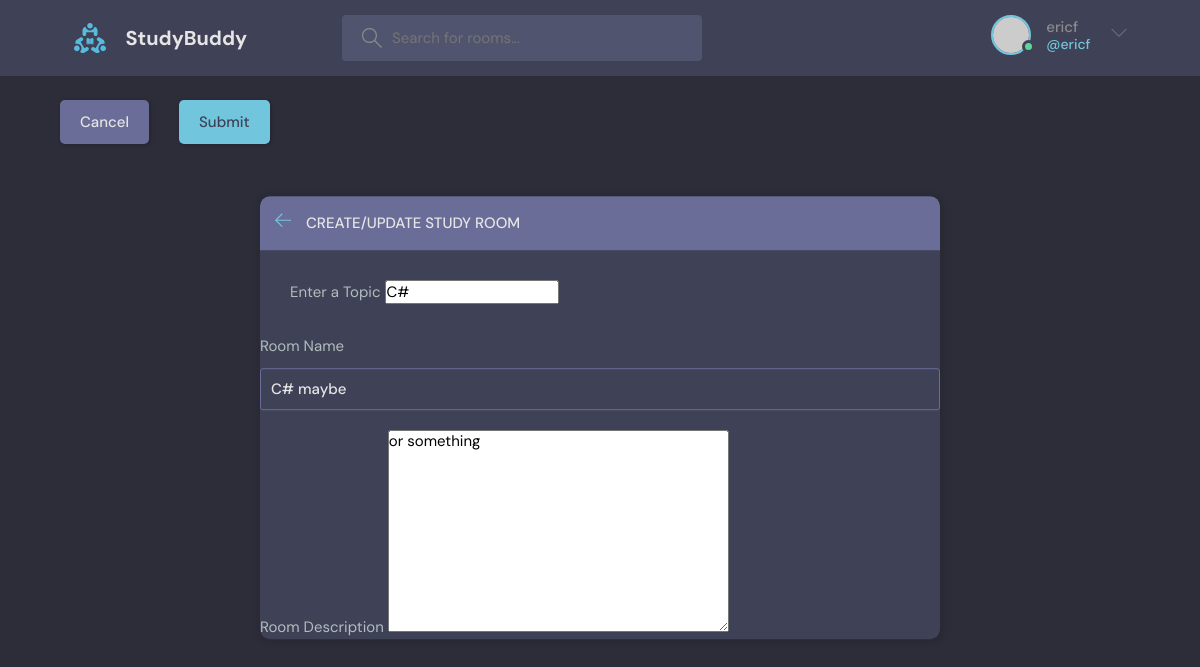
/update-room/8/ (signed in), run on the app's committed database.
### base/models.py (models this page shows, shortened)
class Room(models.Model):
    host = models.ForeignKey(User, on_delete=models.SET_NULL, null=True)
    topic = models.ForeignKey(Topic, on_delete=models.SET_NULL, null=True)
    name = models.CharField(max_length=200)
    description = models.TextField(null=True, blank=True)
    participants = models.ManyToManyField(User, related_name='participants', blank=True)
    updated = models.DateTimeField(auto_now=True)
    created = models.DateTimeField(auto_now_add=True)
    class Meta: #order by descending date, newest first
        ordering = ['-updated', '-created']

class Topic(models.Model):
    name = models.CharField(max_length=200)

### base/views.py (the view, shortened to what this page needs)
# urls.py: path('update-room/<str:pk>/', views.updateRoom, name='update-room'),
@login_required(login_url='login')
def updateRoom(request, pk):
    room = Room.objects.get(id=pk)
    form = RoomForm(instance=room)
    topics = Topic.objects.all()
    if request.user != room.host:
        return HttpResponse('You are not allowed here!')
    context = {'form' : form, 'topics' : topics, 'room' : room}
    return render(request, 'base/room_form.html', context)

### base/forms.py
class RoomForm(ModelForm):
    class Meta:
        model = Room
        fields = '__all__'
        exclude = ['host', 'participants']

### base/templates/base/room_form.html (shortened to what this page needs)
{% extends 'main.html' %}
{% block content %}
  <main class="create-room layout">
    <div class="container">
      <div class="layout__box">
        <div class="layout__boxHeader">
          <div class="layout__boxTitle">
            <a href="{% url 'home' %}">
              <svg version="1.1" xmlns="http://www.w3.org/2000/svg" width="32" height="32" viewBox="0 0 32 32">
                <title>arrow-left</title>
                <path
                  d="M13.723 2.286l-13.723 13.714 13.719 13.714 1.616-1.611-10.96-10.96h27.625v-2.286h-27.625l10.965-10.965-1.616-1.607z">
                </path>
              </svg>
            </a>
            <h3>Create/Update Study Room</h3>
          </div>
        </div>
        <div class="layout__body">
          <form class="form" action="" method="POST">
              <label for="room_topic">Enter a Topic</label>
              <input required type="text" value="{{room.topic.name}}"name="topic" list="topic-list"/>
            </div>
            <div class="form__group">
              <label for="room_name">Room Name</label>
              {{form.name}}
            </div>
              <label for="room_description">Room Description</label>
              {{form.description}}
            </div>
            <div class="form__action">
              <a class="btn btn--dark" href="index.html">Cancel</a>
              <button class="btn btn--main" type="submit">Submit</button>
            </div>
        </div>
  </main>
{% endblock content %}

### templates/navbar.html (shortened to what this page needs)
{% load static %}
<header class="header header--loggedIn">
    <div class="container">
      <a href="{% url 'home' %}" class="header__logo">
        <img src="{% static 'images/logo.svg' %}" />
        <h1>StudyBuddy</h1>
      </a>
      <form class="header__search" method="GET" action="{% url 'home' %}">
        <label>
          <input name="q" placeholder="Search for rooms..." />
        </label>
      </form>
      <nav class="header__menu">
        {% if request.user.is_authenticated %}
        <div class="header__user">
          <a href="{% url 'update-user' %}">
            <div class="avatar avatar--medium active">
              <img src="https://randomuser.me/api/portraits/men/37.jpg" />
            </div>
            <p>{{request.user.username}} <span>@{{request.user.username}}</span></p>
          </a>
          <button class="dropdown-button">
            <svg version="1.1" xmlns="http://www.w3.org/2000/svg" width="32" height="32" viewBox="0 0 32 32">
              <title>chevron-down</title>
              <path d="M16 21l-13-13h-3l16 16 16-16h-3l-13 13z"></path>
            </svg>
          </button>
        </div>
        {% else %}
         <a href="{% url 'login' %}">
          <img src="{% static 'images/avatar.svg' %}" />
          <p>Login</p>
        </a>
        {% endif %}
      </nav>
    </div>
  </header>

### data on the page
Room: topic "C#", name "C# maybe", description "or something"

### other printed values
{{ request.user.username }} "ericf"
